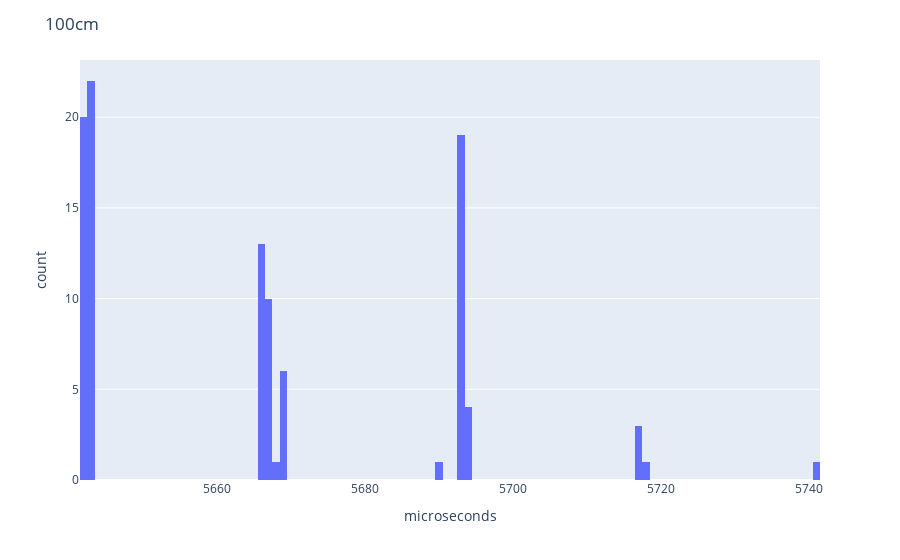
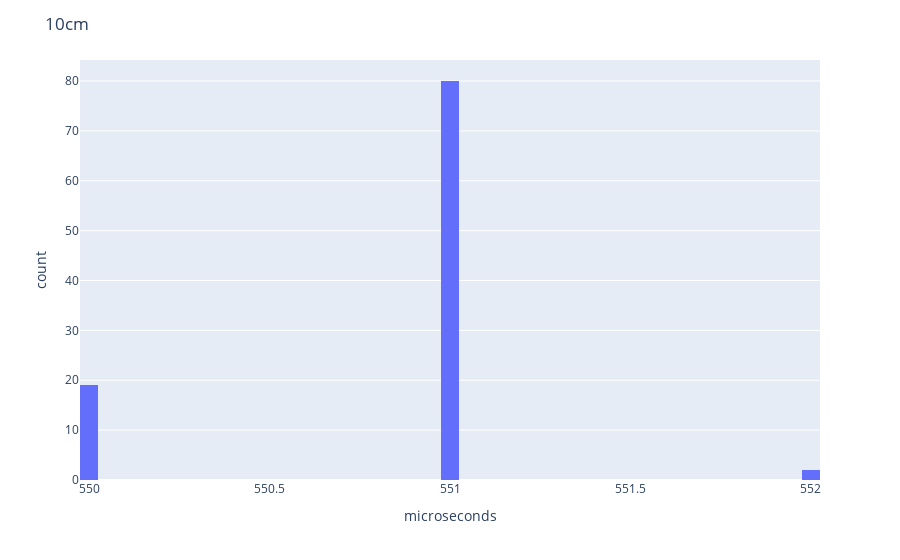
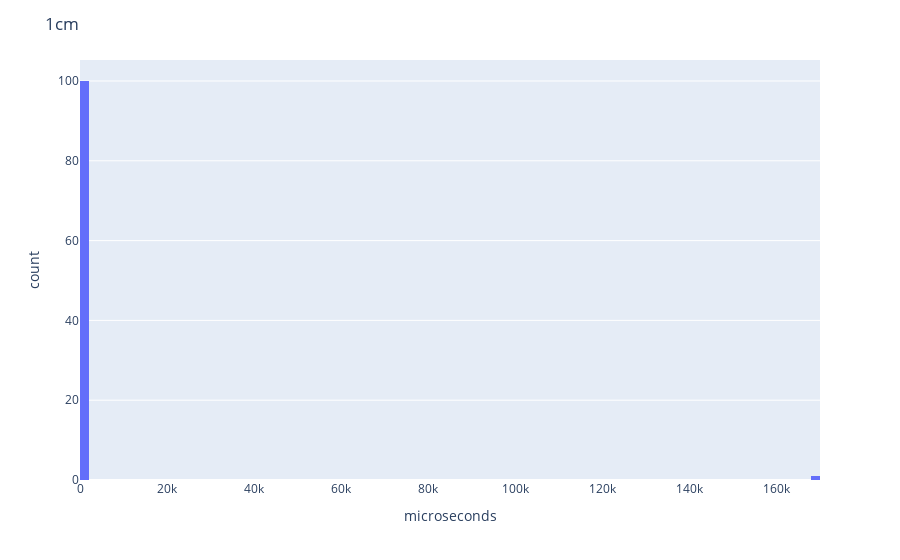
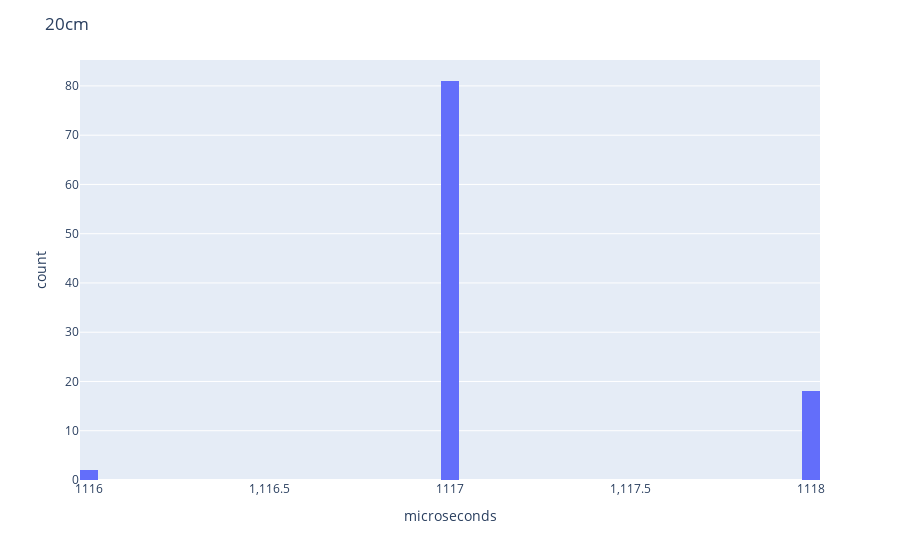

The code cell stored with these charts, in order, in its notebook:
### Code cell
for file_name in df['file_name'].unique():
    df_temp = df[df['file_name'] == file_name]
    fig = px.histogram(df_temp, x='microseconds', nbins=100)
    fig.update_layout(title_text=file_name)
    fig.show()

### Figure 1 — Plotly figure (JSON) as saved in the notebook; plotly's stock layout.template omitted (floating-point values rounded to 4 significant figures)
{"data": [{"alignmentgroup": "True", "bingroup": "x", "hovertemplate": "microseconds=%{x}<br>count=%{y}<extra></extra>", "legendgroup": "", "marker": {"color": "#636efa", "pattern": {"shape": ""}}, "name": "", "nbinsx": 100, "offsetgroup": "", "orientation": "v", "showlegend": false, "type": "histogram", "x": [5669, 5669, 5669, 5693, 5669, 5693, 5669, 5693, 5642, 5694, 5643, 5693, 5693, 5693, 5694, 5693, 5669, 5693, 5693, 5643, 5693, 5642, 5693, 5693, 5693, 5693, 5642, 5693, 5694, 5643, 5694, 5693, 5693, 5642, 5693, 5693, 5642, 5717, 5642, 5643, 5643, 5643, 5643, 5717, 5643, 5643, 5667, 5668, 5741, 5717, 5642, 5643, 5642, 5718, 5666, 5667, 5642, 5643, 5643, 5642, 5642, 5642, 5666, 5667, 5642, 5643, 5666, 5643, 5642, 5643, 5642, 5643, 5642, 5642, 5643, 5642, 5666, 5667, 5643, 5667, 5643, 5667, 5642, 5667, 5666, 5643, 5666, 5666, 5666, 5667, 5667, 5666, 5666, 5643, 5643, 5642, 5690, 5666, 5667, 5666, 5666], "xaxis": "x", "yaxis": "y"}], "layout": {"barmode": "relative", "legend": {"tracegroupgap": 0}, "margin": {"t": 60}, "title": {"text": "100cm"}, "xaxis": {"anchor": "y", "domain": [0, 1], "title": {"text": "microseconds"}}, "yaxis": {"anchor": "x", "domain": [0, 1], "title": {"text": "count"}}}}

### Figure 2 — Plotly figure (JSON) as saved in the notebook; plotly's stock layout.template omitted (floating-point values rounded to 4 significant figures)
{"data": [{"alignmentgroup": "True", "bingroup": "x", "hovertemplate": "microseconds=%{x}<br>count=%{y}<extra></extra>", "legendgroup": "", "marker": {"color": "#636efa", "pattern": {"shape": ""}}, "name": "", "nbinsx": 100, "offsetgroup": "", "orientation": "v", "showlegend": false, "type": "histogram", "x": [551, 551, 551, 550, 550, 551, 550, 550, 551, 550, 551, 551, 551, 550, 551, 551, 550, 551, 551, 551, 551, 551, 551, 551, 551, 550, 551, 551, 551, 551, 550, 551, 551, 551, 551, 550, 550, 550, 551, 551, 551, 551, 550, 551, 551, 551, 551, 551, 550, 551, 551, 550, 551, 551, 551, 551, 551, 551, 551, 551, 552, 551, 551, 551, 551, 551, 551, 551, 551, 551, 551, 551, 551, 551, 551, 551, 551, 551, 551, 551, 551, 551, 550, 550, 551, 552, 550, 551, 551, 551, 551, 551, 551, 551, 551, 551, 551, 550, 551, 551, 551], "xaxis": "x", "yaxis": "y"}], "layout": {"barmode": "relative", "legend": {"tracegroupgap": 0}, "margin": {"t": 60}, "title": {"text": "10cm"}, "xaxis": {"anchor": "y", "domain": [0, 1], "title": {"text": "microseconds"}}, "yaxis": {"anchor": "x", "domain": [0, 1], "title": {"text": "count"}}}}

### Figure 3 — Plotly figure (JSON) as saved in the notebook; plotly's stock layout.template omitted (floating-point values rounded to 4 significant figures)
{"data": [{"alignmentgroup": "True", "bingroup": "x", "hovertemplate": "microseconds=%{x}<br>count=%{y}<extra></extra>", "legendgroup": "", "marker": {"color": "#636efa", "pattern": {"shape": ""}}, "name": "", "nbinsx": 100, "offsetgroup": "", "orientation": "v", "showlegend": false, "type": "histogram", "x": [98, 122, 232, 218, 187, 119, 119, 256, 143, 104, 104, 122, 143, 238, 262, 214, 280, 167, 125, 124, 145, 143, 119, 146, 122, 124, 101, 125, 118, 119, 122, 121, 122, 190, 221, 157, 161, 190, 164, 191, 164, 161, 247, 160, 188, 226, 247, 244, 190, 187, 161, 187, 187, 244, 163, 142, 116, 292, 262, 604, 208, 181, 182, 158, 158, 299, 298, 232, 122, 122, 142, 506, 529, 292, 304, 280, 214, 160, 188, 250, 217, 164, 160, 160, 218, 253, 184, 169447, 136, 229, 187, 188, 188, 143, 121, 104, 107, 124, 148, 127, 128], "xaxis": "x", "yaxis": "y"}], "layout": {"barmode": "relative", "legend": {"tracegroupgap": 0}, "margin": {"t": 60}, "title": {"text": "1cm"}, "xaxis": {"anchor": "y", "domain": [0, 1], "title": {"text": "microseconds"}}, "yaxis": {"anchor": "x", "domain": [0, 1], "title": {"text": "count"}}}}

### Figure 4 — Plotly figure (JSON) as saved in the notebook; plotly's stock layout.template omitted (floating-point values rounded to 4 significant figures)
{"data": [{"alignmentgroup": "True", "bingroup": "x", "hovertemplate": "microseconds=%{x}<br>count=%{y}<extra></extra>", "legendgroup": "", "marker": {"color": "#636efa", "pattern": {"shape": ""}}, "name": "", "nbinsx": 100, "offsetgroup": "", "orientation": "v", "showlegend": false, "type": "histogram", "x": [1117, 1117, 1117, 1117, 1118, 1117, 1118, 1117, 1117, 1118, 1117, 1117, 1118, 1117, 1117, 1117, 1117, 1117, 1117, 1117, 1118, 1118, 1117, 1117, 1118, 1117, 1118, 1117, 1118, 1117, 1117, 1117, 1118, 1117, 1117, 1117, 1117, 1117, 1117, 1117, 1117, 1117, 1117, 1117, 1116, 1116, 1117, 1117, 1117, 1117, 1117, 1117, 1117, 1117, 1117, 1117, 1117, 1117, 1117, 1117, 1117, 1118, 1117, 1117, 1117, 1118, 1117, 1117, 1117, 1117, 1117, 1117, 1118, 1117, 1117, 1117, 1117, 1117, 1117, 1117, 1118, 1117, 1117, 1117, 1117, 1117, 1117, 1118, 1118, 1117, 1117, 1118, 1117, 1117, 1118, 1117, 1117, 1117, 1117, 1117, 1117], "xaxis": "x", "yaxis": "y"}], "layout": {"barmode": "relative", "legend": {"tracegroupgap": 0}, "margin": {"t": 60}, "title": {"text": "20cm"}, "xaxis": {"anchor": "y", "domain": [0, 1], "title": {"text": "microseconds"}}, "yaxis": {"anchor": "x", "domain": [0, 1], "title": {"text": "count"}}}}
